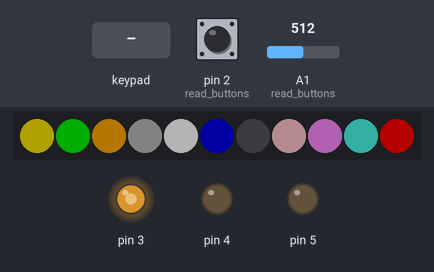
A sketch run on a simulated Arduino Uno, built with avr-gcc and run on an emulated ATmega328P. Parts: 11 RGB LEDs in strip order, left to right, output pins drawn as LEDs (lit = HIGH). Wiring (inferred from the signals the program sends): 4×3 keypad with keys 1 2 3 4 5 6 7 8 9 * 0 # (labels assumed): rows pin 6, pin 7, pin 8, pin 9; columns pin 10, pin 11, pin 12. The inputs (shaded band) are chosen by the test bench; at power-on: pin 2 (read_buttons) HIGH, A1 (read_buttons) = 512. Dim RGB values are drawn brighter than linear; random numbers use the default seed unless the sketch sets one; pins used as bus, display or sensor lines are not drawn; what the sketch prints to the serial monitor is not drawn.

Above: at 1.27 s.
1.3 s: keypad keys 1 2 # pressed 0.4 s apart
At 1.75 s:
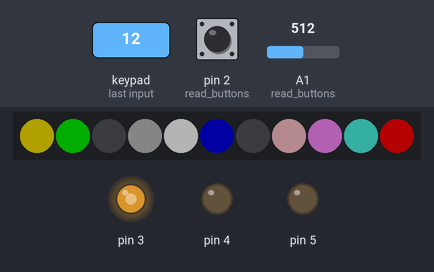
4.0 s: key '4' pressed
At 4.15 s:
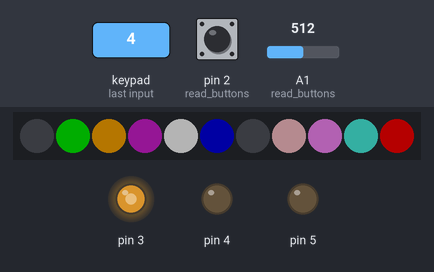
5.9 s: key '9' pressed
At 5.95 s:
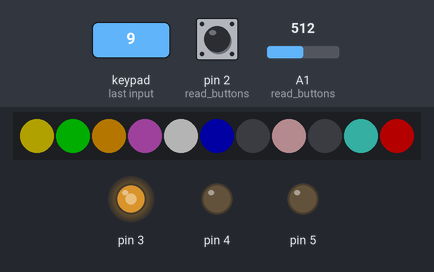
7.9 s: keypad keys 1 2 pressed 0.4 s apart
At 8.35 s:
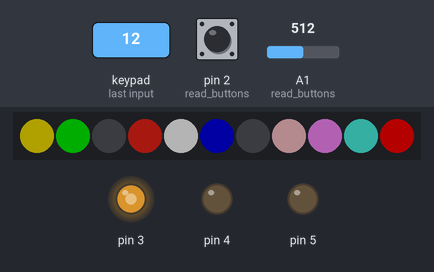
11.7 s: keypad keys 2 5 # pressed 0.4 s apart
At 12.55 s:
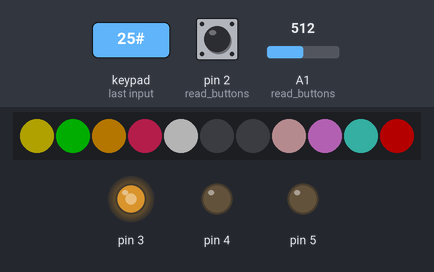
15.2 s: pin 2 (read_buttons) pulled LOW for 0.15 s
At 18.65 s:
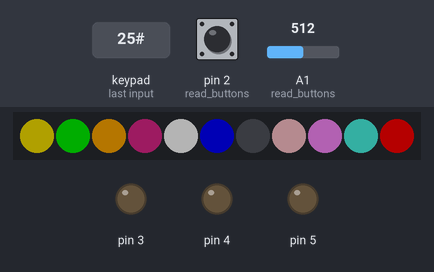
Timing chart, 0 to 18.7 s (numbered marks = the images above; inputs shaded):
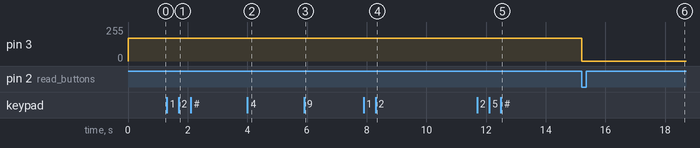

The sketch:

color_module.ino
```cpp
#include <Adafruit_NeoPixel.h>

#define BRIGHTNESS 0.25
#define BUTTON_COUNT 11
#define BUTTON_ROW_START_PIN 10
#define BUTTON_ROW_COUNT 3
#define BUTTON_COL_START_PIN 6
#define BUTTON_COL_COUNT 4

unsigned long timestamp = 0;
Adafruit_NeoPixel pixels = Adafruit_NeoPixel(11, A2, NEO_GRB + NEO_KHZ800);

// (rows + special-buttons) * cols
bool button_click_states            [BUTTON_ROW_COUNT + 1][BUTTON_COL_COUNT];
bool button_click_prevent_ghosting  [BUTTON_ROW_COUNT + 1][BUTTON_COL_COUNT];

int fader_read = 0;
int fader_dest = 0;
int saved_fader_dest = 512;
int fader_last_read = 0;
int fader_read_dest_diff = 0;
bool fader_motor_write = true;
int active_color = 10;

void setup() {
  Serial.begin(250000);

  pinMode(BUTTON_ROW_START_PIN + 0, OUTPUT);
  pinMode(BUTTON_ROW_START_PIN + 1, OUTPUT);
  pinMode(BUTTON_ROW_START_PIN + 2, OUTPUT);
  digitalWrite(BUTTON_ROW_START_PIN + 0, HIGH);
  digitalWrite(BUTTON_ROW_START_PIN + 1, HIGH);
  digitalWrite(BUTTON_ROW_START_PIN + 2, HIGH);

  // special button
  pinMode(4, OUTPUT);
  digitalWrite(4, LOW);
  pinMode(2, INPUT_PULLUP);


  pinMode(BUTTON_COL_START_PIN + 0, INPUT_PULLUP);
  pinMode(BUTTON_COL_START_PIN + 1, INPUT_PULLUP);
  pinMode(BUTTON_COL_START_PIN + 2, INPUT_PULLUP);
  pinMode(BUTTON_COL_START_PIN + 3, INPUT_PULLUP);

  // poti
  pinMode(A1, INPUT);

  // motor fader
  pinMode(3, OUTPUT);
  pinMode(5, OUTPUT);

  pixels.begin();
}

void loop() {
  Serial.write(2);

  read_buttons();

  process_logic();

  move_fader();

  write_leds();
}

void process_logic() {
  if (button_click_states[3][0] && !button_click_prevent_ghosting[3][0]) {
      fader_motor_write = false;
      fader_dest = random(0, 1023);
      Serial.write(30);
      Serial.write(1);
    button_click_prevent_ghosting[3][0] = true;
  } else if (!button_click_states[3][0] && button_click_prevent_ghosting[3][0]) {
    Serial.write(30);
    Serial.write(0);
    button_click_prevent_ghosting[3][0] = false;
  }

  if (button_click_states[0][1] && !button_click_prevent_ghosting[0][1]) {
    active_color = 0;
    Serial.write(25);
    Serial.write(1);
    button_click_prevent_ghosting[0][1] = true;
  } else if (!button_click_states[0][1]) {
    button_click_prevent_ghosting[0][1] = false;
  }
  if (button_click_states[0][2] && !button_click_prevent_ghosting[0][2]) {
    active_color = 1;
    Serial.write(24);
    Serial.write(1);
    button_click_prevent_ghosting[0][2] = true;
  } else if (!button_click_states[0][2]) {
    button_click_prevent_ghosting[0][2] = false;
  }
  if (button_click_states[1][0] && !button_click_prevent_ghosting[1][0]) {
    active_color = 2;
    Serial.write(21);
    Serial.write(1);
    button_click_prevent_ghosting[1][0] = true;
  } else if (!button_click_states[1][0]) {
    button_click_prevent_ghosting[1][0] = false;
  }
  if (button_click_states[1][1] && !button_click_prevent_ghosting[1][1]) {
    active_color = 3;
    Serial.write(29);
    Serial.write(1);
    button_click_prevent_ghosting[1][1] = true;
  } else if (!button_click_states[1][1]) {
    button_click_prevent_ghosting[1][1] = false;
  }
  if (button_click_states[1][2] && !button_click_prevent_ghosting[1][2]) {
    active_color = 4;
    Serial.write(26);
    Serial.write(1);
    button_click_prevent_ghosting[1][2] = true;
  } else if (!button_click_states[1][2]) {
    button_click_prevent_ghosting[1][2] = false;
  }
  if (button_click_states[1][3] && !button_click_prevent_ghosting[1][3]) {
    active_color = 9;
    Serial.write(27);
    Serial.write(1);
    button_click_prevent_ghosting[1][3] = true;
  } else if (!button_click_states[1][3]) {
    button_click_prevent_ghosting[1][3] = false;
  }
  if (button_click_states[2][0] && !button_click_prevent_ghosting[2][0]) {
    active_color = 10;
    Serial.write(20);
    Serial.write(1);
    button_click_prevent_ghosting[2][0] = true;
  } else if (!button_click_states[2][0]) {
    button_click_prevent_ghosting[2][0] = false;
  }
  if (button_click_states[2][1] && !button_click_prevent_ghosting[2][1]) {
    active_color = 7;
    Serial.write(28);
    Serial.write(1);
    button_click_prevent_ghosting[2][1] = true;
  } else if (!button_click_states[2][1]) {
    button_click_prevent_ghosting[2][1] = false;
  }
  if (button_click_states[2][2] && !button_click_prevent_ghosting[2][2]) {
    active_color = 8;
    Serial.write(22);
    Serial.write(1);
    button_click_prevent_ghosting[2][2] = true;
  } else if (!button_click_states[2][2]) {
    button_click_prevent_ghosting[2][2] = false;
  }
  if (button_click_states[2][3] && !button_click_prevent_ghosting[2][3]) {
    active_color = 5;
    Serial.write(23);
    Serial.write(1);
    button_click_prevent_ghosting[2][3] = true;
  } else if (!button_click_states[2][3]) {
    button_click_prevent_ghosting[2][3] = false;
  }
}

void write_leds() {
  timestamp = millis();
  int timestamp_led_blinkable = (timestamp / 150) % 2 == 0;
  int timestamp_color_fadeable = timestamp / 50;
  pixels.setPixelColor(0,  pixels.Color(220 * BRIGHTNESS, 200 * BRIGHTNESS,   0 * BRIGHTNESS));
  pixels.setPixelColor(1,  pixels.Color(  0 * BRIGHTNESS, 200 * BRIGHTNESS,   0 * BRIGHTNESS));
  pixels.setPixelColor(9,  pixels.Color( 67 * BRIGHTNESS, 216 * BRIGHTNESS, 201 * BRIGHTNESS));
  pixels.setPixelColor(5,  pixels.Color(  0 * BRIGHTNESS,   0 * BRIGHTNESS, 150 * BRIGHTNESS));
  pixels.setPixelColor(8,  pixels.Color(238 * BRIGHTNESS, 130 * BRIGHTNESS, 238 * BRIGHTNESS));
  pixels.setPixelColor(7,  pixels.Color(255 * BRIGHTNESS, 192 * BRIGHTNESS, 203 * BRIGHTNESS));
  pixels.setPixelColor(2,  pixels.Color(255 * BRIGHTNESS, 165 * BRIGHTNESS,   0 * BRIGHTNESS));
  pixels.setPixelColor(10, pixels.Color(255 * BRIGHTNESS,   0 * BRIGHTNESS,   0 * BRIGHTNESS));
  pixels.setPixelColor(3,  pixels.Color(timestamp_color_fadeable % 255 * BRIGHTNESS, timestamp_color_fadeable % 70 * BRIGHTNESS, timestamp_color_fadeable % 150 * BRIGHTNESS));
  pixels.setPixelColor(4,  pixels.Color(250 * BRIGHTNESS, 250 * BRIGHTNESS, 250 * BRIGHTNESS));

  switch (active_color) {
    case 0 :
      pixels.setPixelColor(0,  pixels.Color(220 * timestamp_led_blinkable * BRIGHTNESS, 200 * timestamp_led_blinkable * BRIGHTNESS,   0 * timestamp_led_blinkable * BRIGHTNESS));
      break;
    case 1 :
      pixels.setPixelColor(1,  pixels.Color(  0 * timestamp_led_blinkable * BRIGHTNESS, 255 * timestamp_led_blinkable * BRIGHTNESS,   0 * timestamp_led_blinkable * BRIGHTNESS));
      break;
    case 9 :
      pixels.setPixelColor(9,  pixels.Color( 67 * timestamp_led_blinkable * BRIGHTNESS, 216 * timestamp_led_blinkable * BRIGHTNESS, 201 * timestamp_led_blinkable * BRIGHTNESS));
      break;
    case 5 :
      pixels.setPixelColor(5,  pixels.Color(  0 * timestamp_led_blinkable * BRIGHTNESS,   0 * timestamp_led_blinkable * BRIGHTNESS, 255 * timestamp_led_blinkable * BRIGHTNESS));
      break;
    case 8 :
      pixels.setPixelColor(8,  pixels.Color(238 * timestamp_led_blinkable * BRIGHTNESS, 130 * timestamp_led_blinkable * BRIGHTNESS, 238 * timestamp_led_blinkable * BRIGHTNESS));
      break;
    case 7 :
      pixels.setPixelColor(7,  pixels.Color(255 * timestamp_led_blinkable * BRIGHTNESS, 192 * timestamp_led_blinkable * BRIGHTNESS, 203 * timestamp_led_blinkable * BRIGHTNESS));
      break;
    case 2 :
      pixels.setPixelColor(2,  pixels.Color(255 * timestamp_led_blinkable * BRIGHTNESS, 165 * timestamp_led_blinkable * BRIGHTNESS,   0 * timestamp_led_blinkable * BRIGHTNESS));
      break;
    case 10:
      pixels.setPixelColor(10, pixels.Color(255 * timestamp_led_blinkable * BRIGHTNESS,   0 * timestamp_led_blinkable * BRIGHTNESS,   0 * timestamp_led_blinkable * BRIGHTNESS));
      break;
    case 3 :
      pixels.setPixelColor(3,  pixels.Color((timestamp_color_fadeable % 255) * timestamp_led_blinkable * BRIGHTNESS, (timestamp_color_fadeable % 150) * timestamp_led_blinkable * BRIGHTNESS, (timestamp_color_fadeable % 90) * timestamp_led_blinkable * BRIGHTNESS));
      break;
    case 4 :
      pixels.setPixelColor(4,  pixels.Color(250 * timestamp_led_blinkable * BRIGHTNESS, 250 * timestamp_led_blinkable * BRIGHTNESS, 250 * timestamp_led_blinkable * BRIGHTNESS));
      break;
  }
  pixels.show();
}

void read_buttons() {

  for (int i = 0; i < BUTTON_ROW_COUNT; i++) {
    if (i > 0) {
      digitalWrite(BUTTON_ROW_START_PIN + i - 1, HIGH);
    }
    digitalWrite(BUTTON_ROW_START_PIN + i, LOW);
    for (int j = 0; j < BUTTON_COL_COUNT; j++) {
      if (!digitalRead(j + BUTTON_COL_START_PIN)) {
        button_click_states[i][j] = true;
      } else {
        button_click_states[i][j] = false;
      }
      if ( button_click_states[i][j] ) {
        // Serial.print("    ");
        // Serial.print(i);
        // Serial.print("/");
        // Serial.print(j);
        // Serial.print("\n");
      }
    }
  }
  digitalWrite(BUTTON_ROW_START_PIN + BUTTON_ROW_COUNT - 1, HIGH);

  // special button
  if (!digitalRead(2)) {
    button_click_states[3][0] = true;
    // Serial.println("Special button is pressed");
  } else {
    button_click_states[3][0] = false;
  }

  // poti
  fader_read = map(analogRead(A1), 0, 1023, 1023, 0);
  if ((fader_read < fader_last_read - 15 || fader_read > fader_last_read + 15) && !fader_motor_write) {
    Serial.write(31);
    Serial.write(map(fader_read, 0, 1023, 0, 255));
    fader_last_read = fader_read;
  }
  fader_read_dest_diff = abs(fader_read - fader_dest);
}

void move_fader() {
  if ( fader_read_dest_diff > 2 && fader_motor_write ) {
    if ( fader_read < fader_dest ) {
      analogWrite(3, 0);
      analogWrite(5, map(fader_read_dest_diff, 0, 1023, 90, 250));
    } else {
      analogWrite(3, map(fader_read_dest_diff, 0, 1023, 90, 250));
      analogWrite(5, 0);
    }
  } else {
    fader_motor_write = false;
    saved_fader_dest = fader_read;
    analogWrite(3, 0);
    analogWrite(5, 0);
  }
}
```

Measured:
- after the input at 15.2 s, pin 3: 169/255 → 0/255 at once
